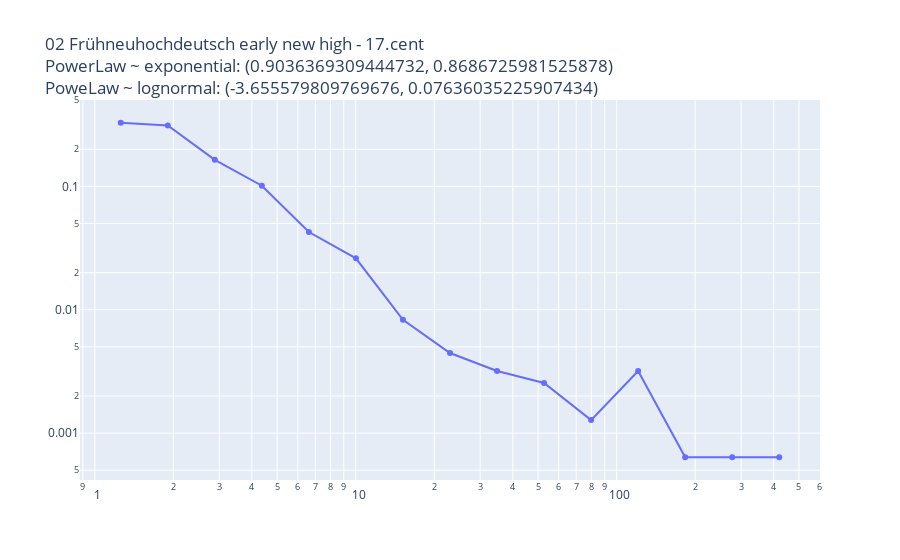

The notebook cell this image was saved under:
### Code cell
x, p = get_binning(degree_sequence, num_bins = 15, is_pmf = True, log_binning = True, threshold = 0, low=None, up=None)
# get_binning(data=degree_sequence, num_bins = 15, is_pmf = False, log_binning = True, threshold = 0, low=None, up=None)

fit = powerlaw.Fit(x, discrete=True, estimate_discrete=True)
            # Calculating best minimal value for power law fit> 
fit.power_law.alpha
fit.power_law.sigma

title = "{} - {}<br />PowerLaw ~ exponential: {}<br />PoweLaw ~ lognormal: {}".format(
    "02 Frühneuhochdeutsch early new high", "17.cent",
    fit.distribution_compare('power_law', 'exponential'),
    fit.distribution_compare('power_law', 'lognormal')
)

fig2 = fit.plot_pdf(color='b', linewidth=2)
fit.power_law.plot_pdf(color='b', linestyle='--', ax=fig2)
fit.plot_ccdf(color='r', linewidth=2, ax=fig2)
fit.power_law.plot_ccdf(color='r', linestyle='--', ax=fig2)

fig = go.Figure()

fig.add_trace(go.Scatter(
    x=x,
    y=p
))

fig.update_layout(xaxis_type="log", yaxis_type="log", title=title)

# fig.write_image("temp/L_{}_{}.png".format(family, net))

### Figure 1 — Plotly figure (JSON) as saved in the notebook; plotly's stock layout.template omitted (floating-point values rounded to 4 significant figures)
{"data": [{"type": "scatter", "x": [1.257, 1.904, 2.884, 4.368, 6.615, 10.02, 15.17, 22.98, 34.8, 52.71, 79.83, 120.9, 183.1, 277.3, 420.0], "y": [0.3282, 0.3123, 0.1644, 0.1013, 0.0427, 0.02613, 0.008286, 0.004461, 0.003187, 0.002549, 0.001275, 0.003187, 0.0006373, 0.0006373, 0.0006373]}], "layout": {"title": {"text": "02 Frühneuhochdeutsch early new high - 17.cent<br />PowerLaw ~ exponential: (0.9036369309444732, 0.8686725981525878)<br />PoweLaw ~ lognormal: (-3.655579809769676, 0.07636035225907434)"}, "xaxis": {"type": "log"}, "yaxis": {"type": "log"}}}
